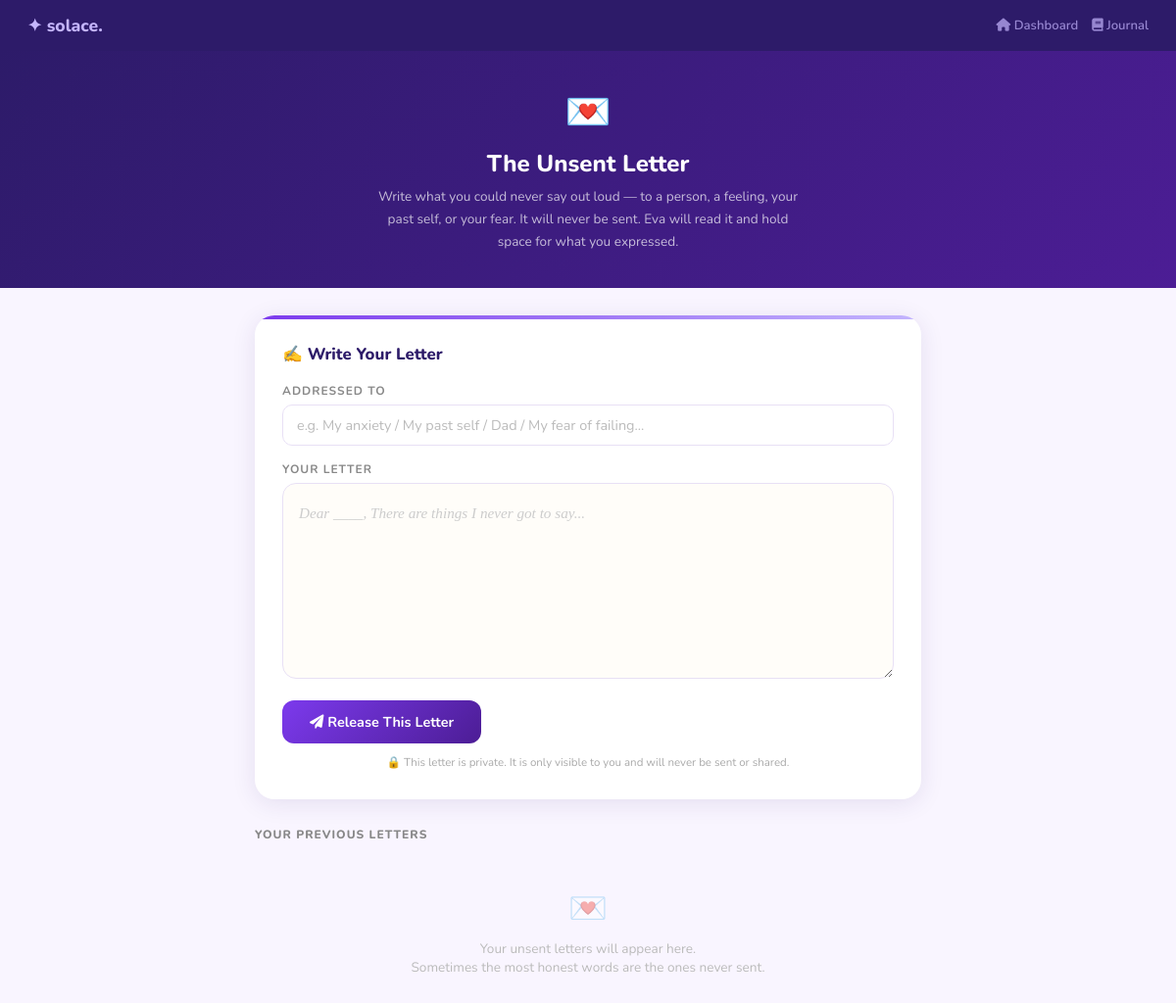
The page /unsent-letter (signed in) on the database as committed earlier.
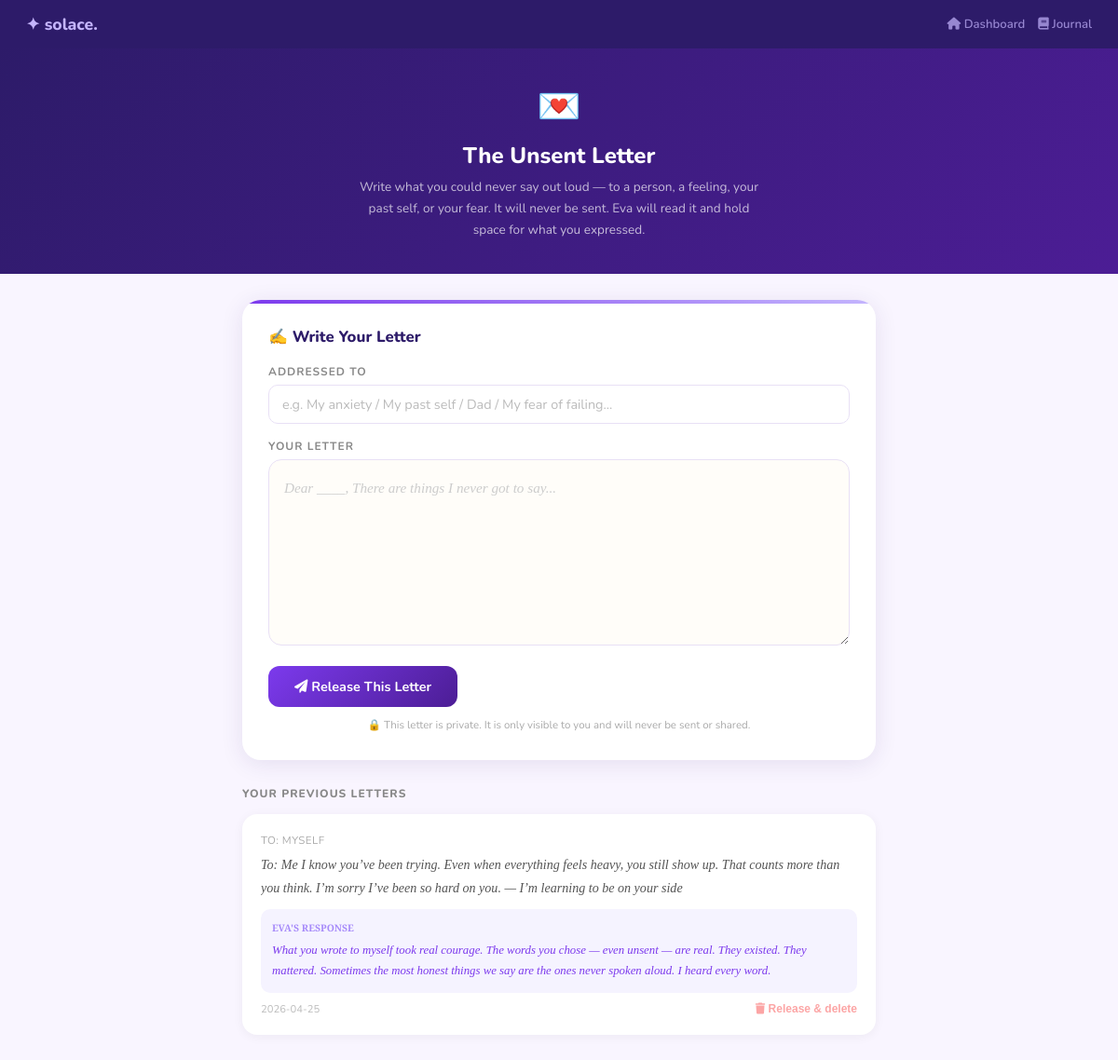
The same page on the database as committed later.
### tables this page shows
CREATE TABLE unsent_letters (
                id         INTEGER PRIMARY KEY AUTOINCREMENT,
                user_id    INTEGER REFERENCES users(id),
                addressed_to TEXT NOT NULL,
                letter     TEXT NOT NULL,
                eva_reply  TEXT,
                created_at DATETIME DEFAULT CURRENT_TIMESTAMP
            );

### app.py (the view)
@app.route("/unsent-letter")
@login_required
def unsent_letter_page() -> Any:
    uid = session["user_id"]
    with get_db() as conn:
        letters = conn.execute(
            "SELECT * FROM unsent_letters WHERE user_id=? ORDER BY created_at DESC",
            (uid,)
        ).fetchall()
    return render_template(
        "unsent_letter.html",
        username=session["username"],
        letters=letters,
        current_mood=session.get("current_mood", "neutral")
    )

### app.py (called while the page is built)
def get_db() -> sqlite3.Connection:
    db_path = os.path.join(os.path.dirname(os.path.abspath(__file__)), "database.db")
    conn = sqlite3.connect(db_path)
    conn.row_factory = sqlite3.Row
    return conn

def login_required(f: Any) -> Any:
    @wraps(f)
    def dec(*args: Any, **kwargs: Any) -> Any:
        if "user_id" not in session:
            return redirect(url_for("login_page"))
        return f(*args, **kwargs)
    return dec

### templates/Unsent_letter.html (shortened to what this page needs)
<!DOCTYPE html>
<html lang="en">
<head>
<link rel="stylesheet" href="https://cdnjs.cloudflare.com/ajax/libs/font-awesome/6.0.0/css/all.min.css">
</head>
<body>
<div class="topbar">
  <span class="brand">✦ solace.</span>
  <a href="/dashboard"><i class="fas fa-home"></i> Dashboard</a>
  <a href="/journal"><i class="fas fa-book"></i> Journal</a>
</div>
<div class="hero">
  <div class="icon">💌</div>
  <h1>The Unsent Letter</h1>
  <p>Write what you could never say out loud — to a person, a feeling, your past self, or your fear. It will never be sent. Eva will read it and hold space for what you expressed.</p>
</div>
<div class="wrap">
  <div class="write-card">
    <h2>✍️ Write Your Letter</h2>
    <div class="field-label">Addressed to</div>
    <input class="addressed-input" id="addressedTo" placeholder="e.g. My anxiety / My past self / Dad / My fear of failing...">
    <div class="field-label">Your letter</div>
   <textarea class="letter-textarea" id="letterText"
  placeholder="Dear ____, There are things I never got to say..."></textarea>
    <button class="send-btn" id="sendBtn" onclick="sendLetter()">
      <i class="fas fa-paper-plane"></i> Release This Letter
    </button>
    <p class="note">🔒 This letter is private. It is only visible to you and will never be sent or shared.</p>
  </div>
  <div class="past-title">Your Previous Letters</div>
  <div id="lettersList">
    {% if letters %}
      {% for letter in letters %}
      <div class="letter-card" id="letter-{{ letter.id }}">
        <div class="letter-to">To: {{ letter.addressed_to or 'Unnamed' }}</div>
        <div class="letter-preview">{{ letter.letter }}</div>
        {% if letter.eva_reply %}
        <div class="letter-eva">
          <div style="font-size:0.65rem;color:#a78bfa;font-style:normal;font-weight:700;margin-bottom:4px;">EVA'S RESPONSE</div>
          {{ letter.eva_reply }}
        </div>
        {% endif %}
        <div class="letter-footer">
          <span class="letter-date">{{ (letter.created_at or '')[:10] }}</span>
          <button class="delete-btn" onclick="deleteLetter('{{ letter.id }}')">
            <i class="fas fa-trash"></i> Release &amp; delete
          </button>
        </div>
      </div>
      {% endfor %}
    {% else %}
    <div class="empty-state">
      <span class="ei">💌</span>
      Your unsent letters will appear here.<br>Sometimes the most honest words are the ones never sent.
    </div>
    {% endif %}
  </div>
</div>
</body>
</html>

Rows that differ between the two databases and show on the page:
added unsent_letters: addressed_to "MYSELF", letter "To: Me I know you’ve been trying. Even when everything feels heavy, you still show up. That counts more than you think. I’m sorry I’ve been so hard on you. — I’m learning to be on your side", eva_reply "What you wrote to myself took real courage. The words you chose — even unsent — are real. They existed. They mattered. Sometimes the most honest things we say are the ones never spoken aloud. I heard every word.", created_at "2026-04-25"
Other text that changed with them:
text no longer shown: "💌 Your unsent letters will appear here. Sometimes the most honest words are the ones never sent."
